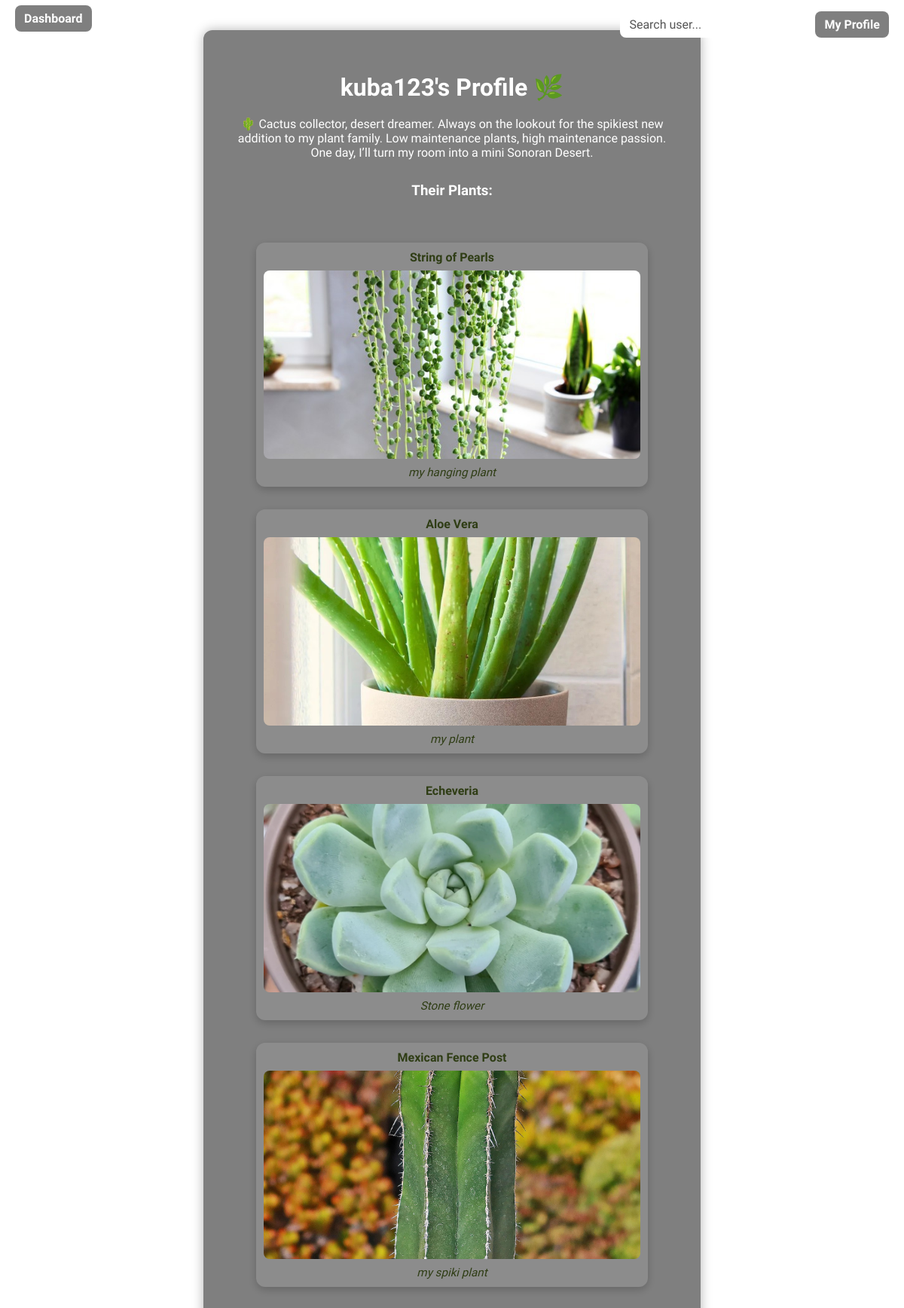
The app's page /user/kuba123 (signed in) with its own data.
### app/models.py (models this page shows, shortened)
class User(UserMixin, db.Model):
    username = db.Column(db.String(80), primary_key=True)
    email = db.Column(db.String(120), unique=True, nullable=False)
    password = db.Column(db.String(200), nullable=False)
    description = db.Column(db.Text, default="")
    plants = db.relationship('Plant', backref='owner', lazy=True)

class Plant(db.Model):
    id = db.Column(db.Integer, primary_key=True)
    plant_name = db.Column(db.String(100), nullable=False)
    last_watering = db.Column(db.Date)
    next_watering = db.Column(db.Date)
    photo_path = db.Column(db.String(200))
    description = db.Column(db.Text)
    username = db.Column(db.String(80), db.ForeignKey('user.username'), nullable=False)
    latin_name = db.Column(db.String(100), db.ForeignKey('plant_category.latin_name'), nullable=False)

class PlantCategory(db.Model):
    latin_name = db.Column(db.String(100), primary_key=True)
    name = db.Column(db.String(100), nullable=False)
    watering_interval = db.Column(db.Integer, nullable=False)
    info = db.Column(db.Text)
    plants = db.relationship('Plant', backref='category', lazy=True)

### app/routes.py (the view)
@routes.route('/user/<username>')
@login_required
def view_user(username):
    user = User.query.filter_by(username=username).first_or_404()
    return render_template('public_profile.html', user=user, plants=user.plants)

### app/__init__.py (called while the page is built)
def create_app():
    app = Flask(__name__)
    app.config['SECRET_KEY'] = 'secret_key123'
    app.config['SQLALCHEMY_DATABASE_URI'] = 'sqlite:///plants.db'
    app.config['SQLALCHEMY_TRACK_MODIFICATIONS'] = False
    db.init_app(app)
    migrate.init_app(app, db)
    login_manager.init_app(app)
    from app.routes import routes as routes_blueprint
    app.register_blueprint(routes_blueprint)
    with app.app_context():
        from app.models import User
        @login_manager.user_loader
        def load_user(user_id):
            return User.query.get(user_id)  # ✅ no int() — works with username
        db.create_all()
    return app

### app/templates/public_profile.html
{% extends "base.html" %}
{% block content %}
<div class="form-container">
    <h2>{{ user.username }}'s Profile 🌿</h2>
    {% if user.description %}
        <p style="margin-bottom: 20px;">{{ user.description }}</p>
    {% endif %}
    <h3 style="margin-top: 30px;">Their Plants:</h3>
    {% if plants %}
        <div class="gallery">
            {% for plant in plants %}
                <div class="gallery-card">
                    <div class="gallery-name">{{ plant.category.name }}</div>
                    {% if plant.photo_path %}
                        <img src="{{ url_for('static', filename='uploads/' ~ plant.photo_path) }}" alt="plant photo">
                    {% endif %}
                    <div class="gallery-nickname">{{ plant.plant_name }}</div>
                </div>
            {% endfor %}
        </div>
    {% else %}
        <p>This user hasn't added any plants yet.</p>
    {% endif %}
</div>
{% endblock %}

### app/templates/base.html (shortened to what this page needs)
<!doctype html>
<html>
<head>
    <link rel="stylesheet" href="{{ url_for('static', filename='style.css') }}">
</head>
<body style="background-image: url('{{ url_for('static', filename='background.png') }}'); background-size: cover; background-position: center;">
<div class="top-left">
    <a href="{{ url_for('routes.index') }}"> Dashboard</a>
</div>
<div class="top-bar no-background">
    {% if current_user.is_authenticated %}
        <form action="{{ url_for('routes.search_user') }}" method="GET" class="search-form">
            <input type="text" name="username" placeholder="Search user..." class="search-input" required>
        </form>
        <a href="{{ url_for('routes.profile') }}">My Profile</a>
    {% else %}
        <a href="{{ url_for('routes.login') }}">Login</a>
        <a href="{{ url_for('routes.register') }}">Register</a>
    {% endif %}
</div>
{% block content %}{% endblock %}
</body>
</html>

### app/static/style.css (style rules this page uses)
body { margin: 0; padding: 0; font-family: 'Nunito', sans-serif; background: url("/static/background.png") no-repeat center center fixed; background-size: cover; min-height: 100vh; display: block; }
.top-bar { position: absolute; top: 15px; right: 20px; display: flex; gap: 15px; z-index: 1000; }
.top-bar a { color: white; text-decoration: none; background-color: rgba(0, 0, 0, 0.5); padding: 8px 12px; border-radius: 8px; font-weight: bold; }
.form-container { background-color: rgba(0, 0, 0, 0.5); padding: 30px; border-radius: 12px; color: white; width: 90%; max-width: 600px; margin: 40px auto; text-align: center; box-shadow: 0 0 15px rgba(0, 0, 0, 0.3); }
.form-container h2 { font-size: 2em; margin-bottom: 20px; }
.top-left { position: absolute; top: 15px; left: 20px; z-index: 1000; }
.top-left a { color: white; text-decoration: none; background-color: rgba(0, 0, 0, 0.5); padding: 8px 12px; border-radius: 8px; font-weight: bold; }
.top-bar.no-background { background: none; position: absolute; top: 15px; right: 20px; }
.gallery { display: grid; grid-template-columns: repeat(auto-fit, minmax(300px, 1fr)); gap: 30px; padding: 40px; max-width: 1200px; margin: 0 auto; }
.gallery-card { background-color: rgba(255, 255, 255, 0.1); border-radius: 12px; padding: 10px; text-align: center; box-shadow: 0 4px 12px rgba(0, 0, 0, 0.2); }
.gallery-name { font-weight: bold; color: white; margin-bottom: 8px; }
.gallery-card img { width: 100%; height: 250px; object-fit: cover; border-radius: 8px; }
.gallery-name { font-weight: bold; color: #2f3d15; margin-bottom: 8px; }
.gallery-nickname { color: #2f3d15; font-size: 0.95em; margin-top: 5px; font-style: italic; }
.search-form { display: flex; align-items: center; }
.search-input { padding: 8px 12px; border: none; border-radius: 8px; font-size: 1em; outline: none; font-family: 'Nunito', sans-serif; }
.search-input::placeholder { color: #555; }

### records on screen
User: username "kuba123", description "🌵 Cactus collector, desert dreamer. Always on the lookout for the spikiest new addition to my plant family. Low maintenance plants, high maintenance passion. One day, I’ll turn my room into a mini Sonoran Desert."
Plant: category.name "String of Pearls", photo_path (picture), plant_name "my hanging plant"
Plant: category.name "Aloe Vera", photo_path (picture), plant_name "my plant"
Plant: category.name "Echeveria", photo_path (picture), plant_name "Stone flower"
Plant: category.name "Mexican Fence Post", photo_path (picture), plant_name "my spiki plant"
